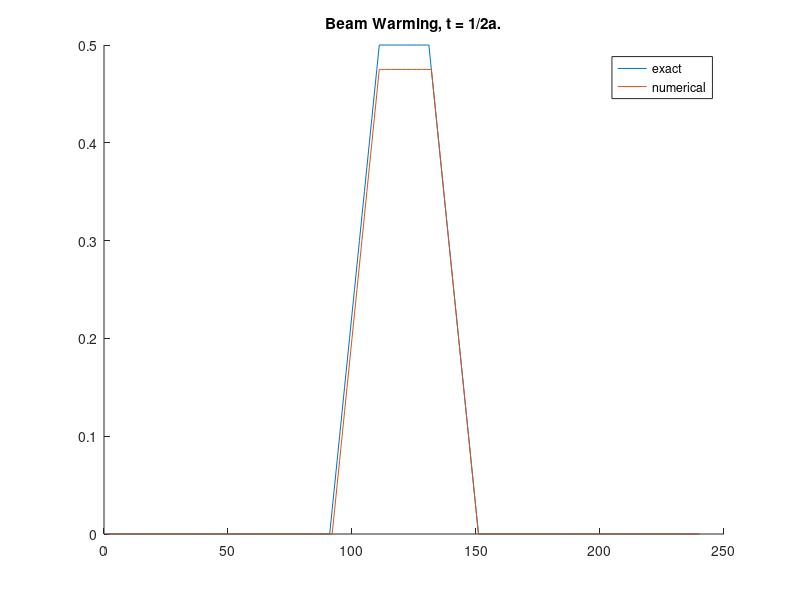
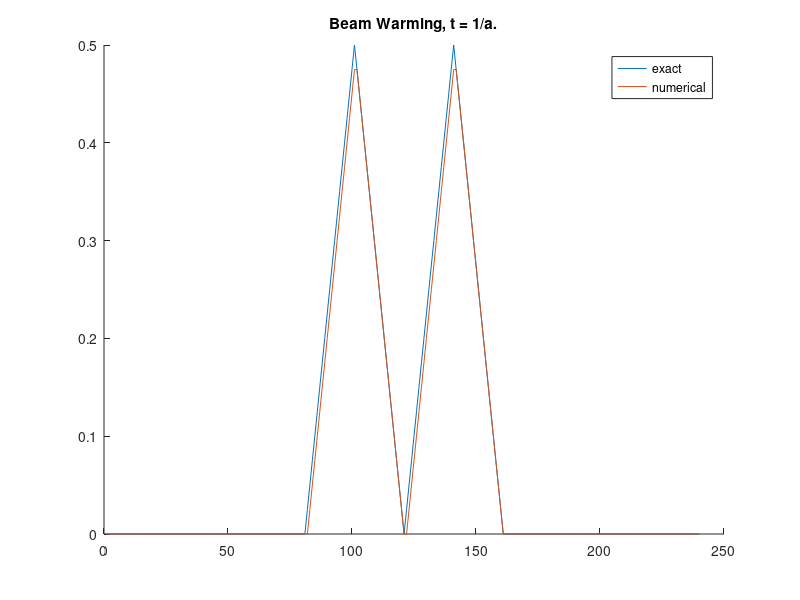
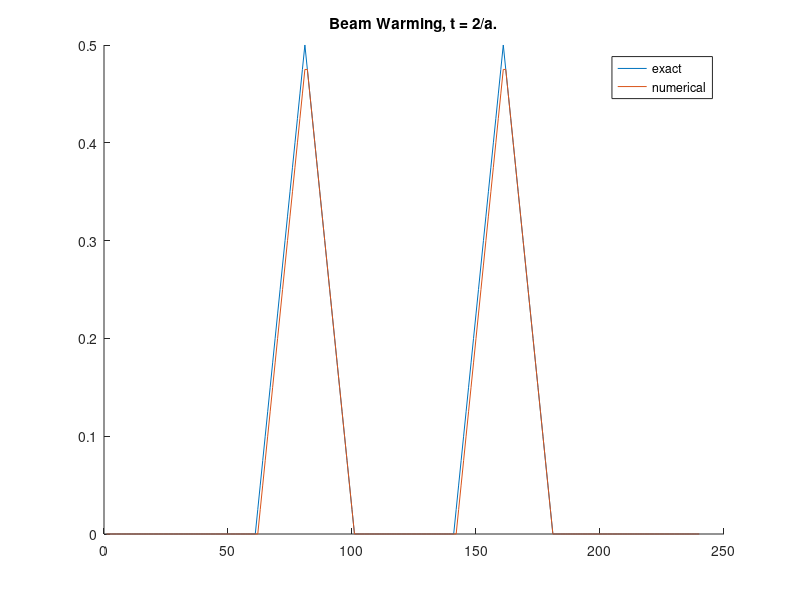
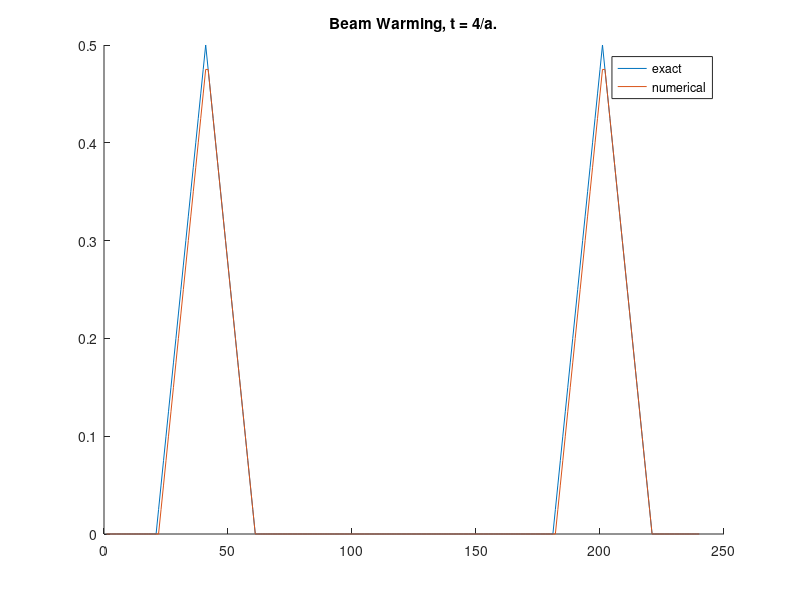

The MATLAB source for these figures, in order:
function problem1
clear all; close all;
a = sqrt(2);
h = 0.05;
k = h/a;
N = 240;
Nt = 80;
phi = @(x) max(1-abs(x),0);
e = ones(N,1);
o = zeros(N,1);
A = spdiags([e o e],-1:1,N,N);
A(1,N) = 1;
A(N,1) = 1;
B = spdiags([-e o e],-1:1,N,N);
B(1,N) = -1;
B(N,1) = 1;
C = [-sqrt(2),sqrt(2);1,1];
Dp = spdiags([-e e],-1:0,N,N);
Dp(1,N) = -1;
Dn = spdiags([-e e],0:1,N,N);
Dn(N,1) = 1;
E = spdiags([e -2*e e],-1:1,N,N);
E(1,N) = 1;
E(N,1) = 1;
Fp = spdiags([e -4*e 3*e],-2:0,N,N);
Fp(1,N) = -4;
Fp(1,N-1) = 1;
Fp(2,N) = 1;
Fn = spdiags([-3*e 4*e -e],0:2,N,N);
Fn(N,1) = 4;
Fn(N,2) = -1;
Fn(N-1,1) = -1;
Gp = spdiags([e -2*e e],-2:0,N,N);
Gp(1,N-1) = 1;
Gp(1,N) = -2;
Gp(2,N)=1;
Gn = spdiags([e -2*e e],0:2,N,N);
Gn(N-1,1) = 1;
Gn(N,1) = -2;
Gn(N,2) = 1;

solve(4)

    function solve(option)
        xi = initial;
        eta = initial;
        switch option
            case 1
                method = 'Lax Friedrich';
            case 2
                method = 'Upwind';
            case 3
                method = 'Lax Wendroff';
            case 4
                method = 'Beam Warming';            
        end
        for i = 1:Nt
            switch option
                case 1
                    xi = LaxFstep(xi,-a);
                    eta = LaxFstep(eta,a);
                case 2
                    xi = Upwind(xi,-a);
                    eta = Upwind(eta,a);
                case 3
                    xi = LW(xi,-a);
                    eta = LW(eta,a);
                case 4
                    xi = BW(xi,-a);
                    eta = BW(eta,a);
            end
            if i == 10
                u1 = xe2u(xi,eta);
                u1e = exactsol(i*k);
                time = ', t = 1/2a.';
                figure; hold on
                plot(u1e)
                plot(-1*u1)                
                legend('exact','numerical')
                title(strcat(method,time))
            elseif i == 20
                u2 = xe2u(xi,eta);
                u2e = exactsol(i*k);
                time = ', t = 1/a.';
                figure; hold on
                plot(u2e)
                plot(-1*u2)
                legend('exact','numerical')
                title(strcat(method,time))
            elseif i == 40
                u3 = xe2u(xi,eta);
                u3e = exactsol(i*k);
                time = ', t = 2/a.';
                figure; hold on
                plot(u3e)
                plot(-1*u3)
                legend('exact','numerical')
                title(strcat(method,time))
            elseif i == 80
                u4 = xe2u(xi,eta);
                u4e = exactsol(i*k);
                time = ', t = 4/a.';
                figure; hold on
                plot(u4e)
                plot(-1*u4)
                legend('exact','numerical')
                title(strcat(method,time))
            end
        end        
    end
    
    function unew = LaxFstep(u,a)
        unew = 0.5*A*u-(a*k/(2*h))*B*u;
    end

    function unew = Upwind(u,a)             
        if a>0
            unew = u-(a*k/h)*Dp*u;
        else
            unew = u-(a*k/h)*Dn*u;
        end
    end

    function unew = LW(u,a)
        unew = u - (a*k/(2*h))*B*u+(a^2*k^2/(2*h^2))*E*u;
    end

    function unew = BW(u,a)
        if a>0
            unew = u-(a*k/(2*h))*Fp*u+(a^2*k^2/(2*h^2))*Gp*u;
        else
            unew = u-(a*k/(2*h))*Fn*u+(a^2*k^2/(2*h^2))*Gn*u;
        end
    end

    function u = initial
        u = zeros(N,1);
        for i=102:120
            u(i) = -0.5;
        end
        for i = 122:140
            u(i) = 0.5;
        end
    end

    function u = xe2u(xi,eta)
        w = zeros(2,N);
        for j = 1:N
            w(:,j) = C*[xi(j);eta(j)];
        end
        ux = w(2,:);
        u = zeros(N,1);
        for i=2:N
            u(i) = u(i-1)+h*ux(i-1);
        end
    end

    function ue = exactsol(t)
        ue = zeros(N,1);
        for i = 1:N
            ue(i) = (1/2)*(phi((i-1)*h-6+a*t)+phi((i-1)*h-6-a*t));
        end
    end
end